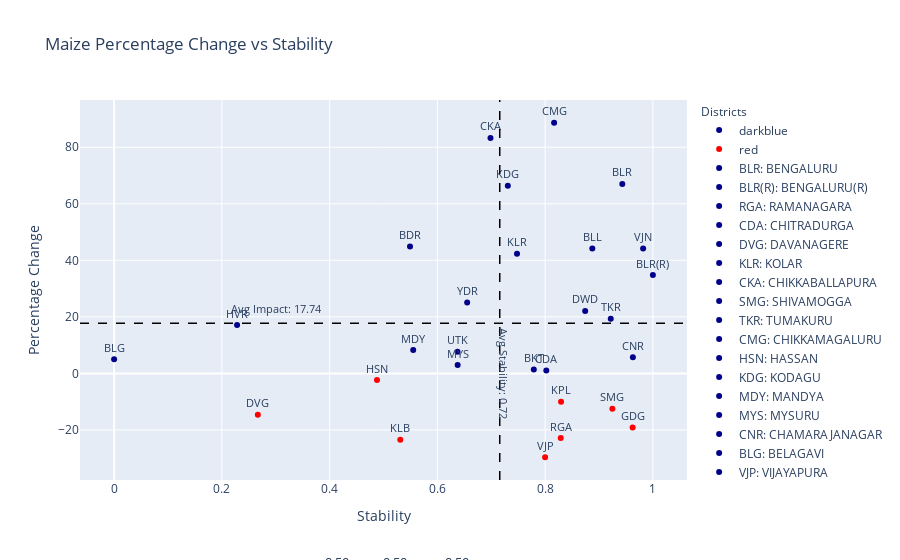
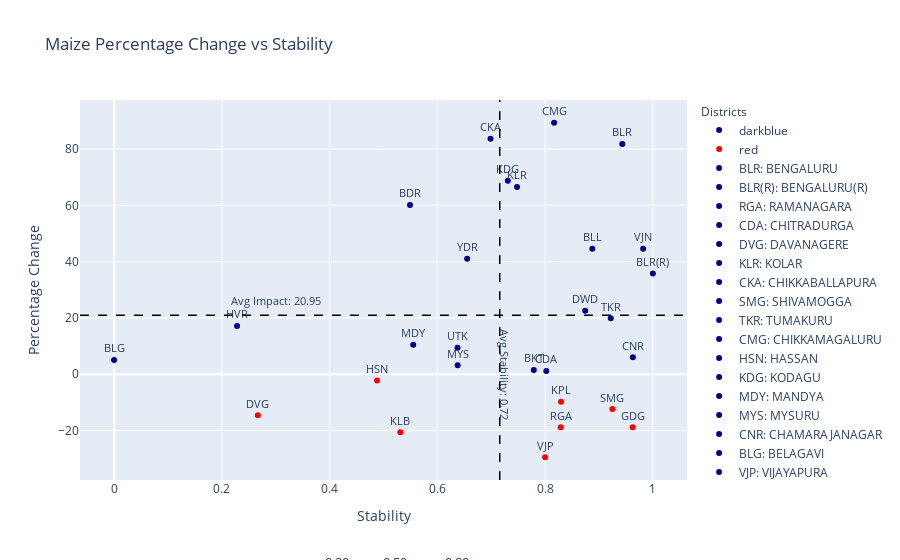

The notebook cell these images were saved under, in order:
### Code cell
import pandas as pd
import plotly.express as px
import ipywidgets as widgets
from ipywidgets import interact
from IPython.display import clear_output
import plotly.graph_objects as go

def update_plot(alpha1, alpha2, alpha3):
    
    tolerance = 1e-5 
    filtered_df = viz_df[
        (viz_df['Sensitivity_LivestockCensus_2012_Cattle'].between(alpha1 - tolerance, alpha1 + tolerance)) &
        (viz_df['Sensitivity_AreaUnderCereals_Maize'].between(alpha2 - tolerance, alpha2 + tolerance)) & 
        (viz_df['Sensitivity_TotalNPK'].between(alpha3 - tolerance, alpha3 + tolerance)) 
    ]

    # Create a scatter plot with filtered data
    fig = px.scatter(
        filtered_df, 
        x='Stability_Values', 
        y='Percentage Change', 
        title='Maize Percentage Change vs Stability',
        labels={'Percentage Change': 'Percentage Change', 'Stability_Values': 'Stability'},
        text='Abbreviation',
        opacity=1,
        color=filtered_df['Percentage Change'].apply(lambda val: 'red' if val < 0 else 'darkblue'),  # Conditional coloring
        color_discrete_map={'red': 'red', 'darkblue': 'darkblue'}
    )

    fig.update_traces(textposition='top center', textfont=dict(size=11))

    # Update layout to add annotations and legends
    fig.update_layout(
        annotations=[
            dict(
                x=0.5,
                y=-0.25,
                showarrow=False,
                text=f' α<sub>LV</sub>: {alpha1:.2f}, α<sub>AM</sub>: {alpha2:.2f}, α<sub>NPK</sub>: {alpha3:.2f}',
                xref="paper",
                yref="paper",
                font=dict(size=13)
            )
        ],
        legend_title_text='Districts',
        legend_title=dict(font=dict(size=12)),
    )

    # Adding custom legends with abbreviations and full forms
    legend_labels = [{'Abbreviation': abb, 'Full Form': full_form} 
                     for abb, full_form in zip(filtered_df['Abbreviation'].unique(), filtered_df['District'].unique())]

    for label in legend_labels:
        fig.add_trace(go.Scatter(
            x=[None],
            y=[None],
            mode='markers',
            marker=dict(color='darkblue'),
            name=f"{label['Abbreviation']}: {label['Full Form']}"
        ))

    # Adding average lines for stability and percentage change
    avg_stability = filtered_df['Stability_Values'].mean()
    avg_precent = filtered_df['Percentage Change'].mean()

    fig.add_shape(
        type='line',
        x0=avg_stability, y0=0, x1=avg_stability, y1=1,
        line=dict(color='black', width=1.5, dash='dash'),
        yref='paper'
    )

    fig.add_shape(
        type='line',
        x0=0, y0=avg_precent, x1=1, y1=avg_precent,
        line=dict(color='black', width=1.5, dash='dash'),
        xref='paper'
    )

    fig.add_annotation(
        x=avg_stability+0.0075,
        y=-0.07,
        text=f'Avg Stability: {avg_stability:.2f}',
        showarrow=False,
        font=dict(size=10.7),
        textangle=90  # Rotate text using textangle in annotations
    )


    fig.add_trace(go.Scatter(
        x=[0.3],
        y=[avg_precent+4.5],
        text=[f'Avg Impact: {avg_precent:.2f}'],
        mode="text",
        showlegend=False,
        textfont=dict(size=10.7)
    ))

    clear_output()

    display(fig)
    


# Creating sliders for interaction
alpha1_slider = widgets.FloatSlider(value=0.5, min=0, max=1, step=0.1, description='αLV:')
alpha2_slider = widgets.FloatSlider(value=0.5, min=0, max=1, step=0.1, description='αAM:')
alpha3_slider = widgets.FloatSlider(value=0.5, min=0, max=1, step=0.1, description='αNPK:')

# Creating interactive plot
interactive_plot = interact(update_plot, alpha1=alpha1_slider, alpha2=alpha2_slider, alpha3=alpha3_slider)

# Create update button to trigger plot update
update_button = widgets.Button(description="Update Plot")
update_button.on_click(lambda _: update_plot(alpha1_slider.value, alpha2_slider.value, alpha3_slider.value))

# Displaying the interactive plot along with the sliders and update button
display(widgets.HBox([update_button, alpha1_slider, alpha2_slider, alpha3_slider]))
display(interactive_plot)

### Figure 1 — Plotly figure (JSON) as saved in the notebook; plotly's stock layout.template omitted (floating-point values rounded to 4 significant figures)
{"data": [{"hovertemplate": "color=darkblue<br>Stability=%{x}<br>Percentage Change=%{y}<br>Abbreviation=%{text}<extra></extra>", "legendgroup": "darkblue", "marker": {"color": "darkblue", "opacity": 1, "symbol": "circle"}, "mode": "markers+text", "name": "darkblue", "orientation": "v", "showlegend": true, "text": ["BLR", "BLR(R)", "CDA", "KLR", "CKA", "TKR", "CMG", "KDG", "MDY", "MYS", "CNR", "BLG", "BKT", "DWD", "HVR", "UTK", "BLL", "BDR", "YDR", "VJN"], "textfont": {"size": 11}, "textposition": "top center", "type": "scatter", "x": [0.9432, 1, 0.8021, 0.7478, 0.6986, 0.9218, 0.8166, 0.7307, 0.5552, 0.6376, 0.9628, 0, 0.7789, 0.8743, 0.2283, 0.6374, 0.8875, 0.5492, 0.6553, 0.9819], "xaxis": "x", "y": [67.03, 34.79, 1.047, 42.34, 83.31, 19.31, 88.67, 66.4, 8.259, 2.943, 5.749, 5.032, 1.357, 22.11, 17.1, 7.656, 44.22, 44.9, 25.11, 44.22], "yaxis": "y"}, {"hovertemplate": "color=red<br>Stability=%{x}<br>Percentage Change=%{y}<br>Abbreviation=%{text}<extra></extra>", "legendgroup": "red", "marker": {"color": "red", "opacity": 1, "symbol": "circle"}, "mode": "markers+text", "name": "red", "orientation": "v", "showlegend": true, "text": ["RGA", "DVG", "SMG", "HSN", "VJP", "GDG", "KLB", "KPL"], "textfont": {"size": 11}, "textposition": "top center", "type": "scatter", "x": [0.8289, 0.2668, 0.9248, 0.4879, 0.7999, 0.9623, 0.5312, 0.8295], "xaxis": "x", "y": [-22.87, -14.64, -12.54, -2.339, -29.66, -19.15, -23.5, -10.02], "yaxis": "y"}, {"marker": {"color": "darkblue"}, "mode": "markers", "name": "BLR: BENGALURU", "type": "scatter", "x": [null], "y": [null]}, {"marker": {"color": "darkblue"}, "mode": "markers", "name": "BLR(R): BENGALURU(R)", "type": "scatter", "x": [null], "y": [null]}, {"marker": {"color": "darkblue"}, "mode": "markers", "name": "RGA: RAMANAGARA", "type": "scatter", "x": [null], "y": [null]}, {"marker": {"color": "darkblue"}, "mode": "markers", "name": "CDA: CHITRADURGA", "type": "scatter", "x": [null], "y": [null]}, {"marker": {"color": "darkblue"}, "mode": "markers", "name": "DVG: DAVANAGERE", "type": "scatter", "x": [null], "y": [null]}, {"marker": {"color": "darkblue"}, "mode": "markers", "name": "KLR: KOLAR", "type": "scatter", "x": [null], "y": [null]}, {"marker": {"color": "darkblue"}, "mode": "markers", "name": "CKA: CHIKKABALLAPURA", "type": "scatter", "x": [null], "y": [null]}, {"marker": {"color": "darkblue"}, "mode": "markers", "name": "SMG: SHIVAMOGGA", "type": "scatter", "x": [null], "y": [null]}, {"marker": {"color": "darkblue"}, "mode": "markers", "name": "TKR: TUMAKURU", "type": "scatter", "x": [null], "y": [null]}, {"marker": {"color": "darkblue"}, "mode": "markers", "name": "CMG: CHIKKAMAGALURU", "type": "scatter", "x": [null], "y": [null]}, {"marker": {"color": "darkblue"}, "mode": "markers", "name": "HSN: HASSAN", "type": "scatter", "x": [null], "y": [null]}, {"marker": {"color": "darkblue"}, "mode": "markers", "name": "KDG: KODAGU", "type": "scatter", "x": [null], "y": [null]}, {"marker": {"color": "darkblue"}, "mode": "markers", "name": "MDY: MANDYA", "type": "scatter", "x": [null], "y": [null]}, {"marker": {"color": "darkblue"}, "mode": "markers", "name": "MYS: MYSURU", "type": "scatter", "x": [null], "y": [null]}, {"marker": {"color": "darkblue"}, "mode": "markers", "name": "CNR: CHAMARAJANAGAR", "type": "scatter", "x": [null], "y": [null]}, {"marker": {"color": "darkblue"}, "mode": "markers", "name": "BLG: BELAGAVI", "type": "scatter", "x": [null], "y": [null]}, {"marker": {"color": "darkblue"}, "mode": "markers", "name": "VJP: VIJAYAPURA", "type": "scatter", "x": [null], "y": [null]}, {"marker": {"color": "darkblue"}, "mode": "markers", "name": "BKT: BAGALKOT", "type": "scatter", "x": [null], "y": [null]}, {"marker": {"color": "darkblue"}, "mode": "markers", "name": "DWD: DHARAWAD", "type": "scatter", "x": [null], "y": [null]}, {"marker": {"color": "darkblue"}, "mode": "markers", "name": "GDG: GADAG", "type": "scatter", "x": [null], "y": [null]}, {"marker": {"color": "darkblue"}, "mode": "markers", "name": "HVR: HAVERI", "type": "scatter", "x": [null], "y": [null]}, {"marker": {"color": "darkblue"}, "mode": "markers", "name": "UTK: UTTARA KANNADA", "type": "scatter", "x": [null], "y": [null]}, {"marker": {"color": "darkblue"}, "mode": "markers", "name": "BLL: BALLARI", "type": "scatter", "x": [null], "y": [null]}, {"marker": {"color": "darkblue"}, "mode": "markers", "name": "BDR: BIDAR", "type": "scatter", "x": [null], "y": [null]}, {"marker": {"color": "darkblue"}, "mode": "markers", "name": "KLB: KALABURAGI", "type": "scatter", "x": [null], "y": [null]}, {"marker": {"color": "darkblue"}, "mode": "markers", "name": "YDR: YADGIRI", "type": "scatter", "x": [null], "y": [null]}, {"marker": {"color": "darkblue"}, "mode": "markers", "name": "KPL: KOPPAL", "type": "scatter", "x": [null], "y": [null]}, {"marker": {"color": "darkblue"}, "mode": "markers", "name": "VJN: VIJAYANAGARA", "type": "scatter", "x": [null], "y": [null]}, {"mode": "text", "showlegend": false, "text": ["Avg Impact: 17.74"], "textfont": {"size": 10.7}, "type": "scatter", "x": [0.3], "y": [22.24]}], "layout": {"annotations": [{"font": {"size": 13}, "showarrow": false, "text": " α<sub>LV</sub>: 0.50, α<sub>AM</sub>: 0.50, α<sub>NPK</sub>: 0.50", "x": 0.5, "xref": "paper", "y": -0.25, "yref": "paper"}, {"font": {"size": 10.7}, "showarrow": false, "text": "Avg Stability: 0.72", "textangle": 90, "x": 0.7232, "y": -0.07}], "legend": {"title": {"font": {"size": 12}, "text": "Districts"}, "tracegroupgap": 0}, "shapes": [{"line": {"color": "black", "dash": "dash", "width": 1.5}, "type": "line", "x0": 0.7157, "x1": 0.7157, "y0": 0, "y1": 1, "yref": "paper"}, {"line": {"color": "black", "dash": "dash", "width": 1.5}, "type": "line", "x0": 0, "x1": 1, "xref": "paper", "y0": 17.74, "y1": 17.74}], "title": {"text": "Maize Percentage Change vs Stability"}, "xaxis": {"anchor": "y", "domain": [0, 1], "title": {"text": "Stability"}}, "yaxis": {"anchor": "x", "domain": [0, 1], "title": {"text": "Percentage Change"}}}}

### Figure 2 — Plotly figure (JSON) as saved in the notebook; plotly's stock layout.template omitted (floating-point values rounded to 4 significant figures)
{"data": [{"hovertemplate": "color=darkblue<br>Stability=%{x}<br>Percentage Change=%{y}<br>Abbreviation=%{text}<extra></extra>", "legendgroup": "darkblue", "marker": {"color": "darkblue", "opacity": 1, "symbol": "circle"}, "mode": "markers+text", "name": "darkblue", "orientation": "v", "showlegend": true, "text": ["BLR", "BLR(R)", "CDA", "KLR", "CKA", "TKR", "CMG", "KDG", "MDY", "MYS", "CNR", "BLG", "BKT", "DWD", "HVR", "UTK", "BLL", "BDR", "YDR", "VJN"], "textfont": {"size": 11}, "textposition": "top center", "type": "scatter", "x": [0.9432, 1, 0.8021, 0.7478, 0.6986, 0.9218, 0.8166, 0.7307, 0.5552, 0.6376, 0.9628, 0, 0.7789, 0.8743, 0.2283, 0.6374, 0.8875, 0.5492, 0.6553, 0.9819], "xaxis": "x", "y": [81.83, 35.79, 1.204, 66.56, 83.71, 19.95, 89.37, 68.77, 10.46, 3.253, 6.037, 5.106, 1.526, 22.58, 17.2, 9.424, 44.63, 60.16, 41.04, 44.63], "yaxis": "y"}, {"hovertemplate": "color=red<br>Stability=%{x}<br>Percentage Change=%{y}<br>Abbreviation=%{text}<extra></extra>", "legendgroup": "red", "marker": {"color": "red", "opacity": 1, "symbol": "circle"}, "mode": "markers+text", "name": "red", "orientation": "v", "showlegend": true, "text": ["RGA", "DVG", "SMG", "HSN", "VJP", "GDG", "KLB", "KPL"], "textfont": {"size": 11}, "textposition": "top center", "type": "scatter", "x": [0.8289, 0.2668, 0.9248, 0.4879, 0.7999, 0.9623, 0.5312, 0.8295], "xaxis": "x", "y": [-18.79, -14.56, -12.35, -2.212, -29.48, -18.84, -20.58, -9.795], "yaxis": "y"}, {"marker": {"color": "darkblue"}, "mode": "markers", "name": "BLR: BENGALURU", "type": "scatter", "x": [null], "y": [null]}, {"marker": {"color": "darkblue"}, "mode": "markers", "name": "BLR(R): BENGALURU(R)", "type": "scatter", "x": [null], "y": [null]}, {"marker": {"color": "darkblue"}, "mode": "markers", "name": "RGA: RAMANAGARA", "type": "scatter", "x": [null], "y": [null]}, {"marker": {"color": "darkblue"}, "mode": "markers", "name": "CDA: CHITRADURGA", "type": "scatter", "x": [null], "y": [null]}, {"marker": {"color": "darkblue"}, "mode": "markers", "name": "DVG: DAVANAGERE", "type": "scatter", "x": [null], "y": [null]}, {"marker": {"color": "darkblue"}, "mode": "markers", "name": "KLR: KOLAR", "type": "scatter", "x": [null], "y": [null]}, {"marker": {"color": "darkblue"}, "mode": "markers", "name": "CKA: CHIKKABALLAPURA", "type": "scatter", "x": [null], "y": [null]}, {"marker": {"color": "darkblue"}, "mode": "markers", "name": "SMG: SHIVAMOGGA", "type": "scatter", "x": [null], "y": [null]}, {"marker": {"color": "darkblue"}, "mode": "markers", "name": "TKR: TUMAKURU", "type": "scatter", "x": [null], "y": [null]}, {"marker": {"color": "darkblue"}, "mode": "markers", "name": "CMG: CHIKKAMAGALURU", "type": "scatter", "x": [null], "y": [null]}, {"marker": {"color": "darkblue"}, "mode": "markers", "name": "HSN: HASSAN", "type": "scatter", "x": [null], "y": [null]}, {"marker": {"color": "darkblue"}, "mode": "markers", "name": "KDG: KODAGU", "type": "scatter", "x": [null], "y": [null]}, {"marker": {"color": "darkblue"}, "mode": "markers", "name": "MDY: MANDYA", "type": "scatter", "x": [null], "y": [null]}, {"marker": {"color": "darkblue"}, "mode": "markers", "name": "MYS: MYSURU", "type": "scatter", "x": [null], "y": [null]}, {"marker": {"color": "darkblue"}, "mode": "markers", "name": "CNR: CHAMARAJANAGAR", "type": "scatter", "x": [null], "y": [null]}, {"marker": {"color": "darkblue"}, "mode": "markers", "name": "BLG: BELAGAVI", "type": "scatter", "x": [null], "y": [null]}, {"marker": {"color": "darkblue"}, "mode": "markers", "name": "VJP: VIJAYAPURA", "type": "scatter", "x": [null], "y": [null]}, {"marker": {"color": "darkblue"}, "mode": "markers", "name": "BKT: BAGALKOT", "type": "scatter", "x": [null], "y": [null]}, {"marker": {"color": "darkblue"}, "mode": "markers", "name": "DWD: DHARAWAD", "type": "scatter", "x": [null], "y": [null]}, {"marker": {"color": "darkblue"}, "mode": "markers", "name": "GDG: GADAG", "type": "scatter", "x": [null], "y": [null]}, {"marker": {"color": "darkblue"}, "mode": "markers", "name": "HVR: HAVERI", "type": "scatter", "x": [null], "y": [null]}, {"marker": {"color": "darkblue"}, "mode": "markers", "name": "UTK: UTTARA KANNADA", "type": "scatter", "x": [null], "y": [null]}, {"marker": {"color": "darkblue"}, "mode": "markers", "name": "BLL: BALLARI", "type": "scatter", "x": [null], "y": [null]}, {"marker": {"color": "darkblue"}, "mode": "markers", "name": "BDR: BIDAR", "type": "scatter", "x": [null], "y": [null]}, {"marker": {"color": "darkblue"}, "mode": "markers", "name": "KLB: KALABURAGI", "type": "scatter", "x": [null], "y": [null]}, {"marker": {"color": "darkblue"}, "mode": "markers", "name": "YDR: YADGIRI", "type": "scatter", "x": [null], "y": [null]}, {"marker": {"color": "darkblue"}, "mode": "markers", "name": "KPL: KOPPAL", "type": "scatter", "x": [null], "y": [null]}, {"marker": {"color": "darkblue"}, "mode": "markers", "name": "VJN: VIJAYANAGARA", "type": "scatter", "x": [null], "y": [null]}, {"mode": "text", "showlegend": false, "text": ["Avg Impact: 20.95"], "textfont": {"size": 10.7}, "type": "scatter", "x": [0.3], "y": [25.45]}], "layout": {"annotations": [{"font": {"size": 13}, "showarrow": false, "text": " α<sub>LV</sub>: 0.30, α<sub>AM</sub>: 0.50, α<sub>NPK</sub>: 0.80", "x": 0.5, "xref": "paper", "y": -0.25, "yref": "paper"}, {"font": {"size": 10.7}, "showarrow": false, "text": "Avg Stability: 0.72", "textangle": 90, "x": 0.7232, "y": -0.07}], "legend": {"title": {"font": {"size": 12}, "text": "Districts"}, "tracegroupgap": 0}, "shapes": [{"line": {"color": "black", "dash": "dash", "width": 1.5}, "type": "line", "x0": 0.7157, "x1": 0.7157, "y0": 0, "y1": 1, "yref": "paper"}, {"line": {"color": "black", "dash": "dash", "width": 1.5}, "type": "line", "x0": 0, "x1": 1, "xref": "paper", "y0": 20.95, "y1": 20.95}], "title": {"text": "Maize Percentage Change vs Stability"}, "xaxis": {"anchor": "y", "domain": [0, 1], "title": {"text": "Stability"}}, "yaxis": {"anchor": "x", "domain": [0, 1], "title": {"text": "Percentage Change"}}}}
